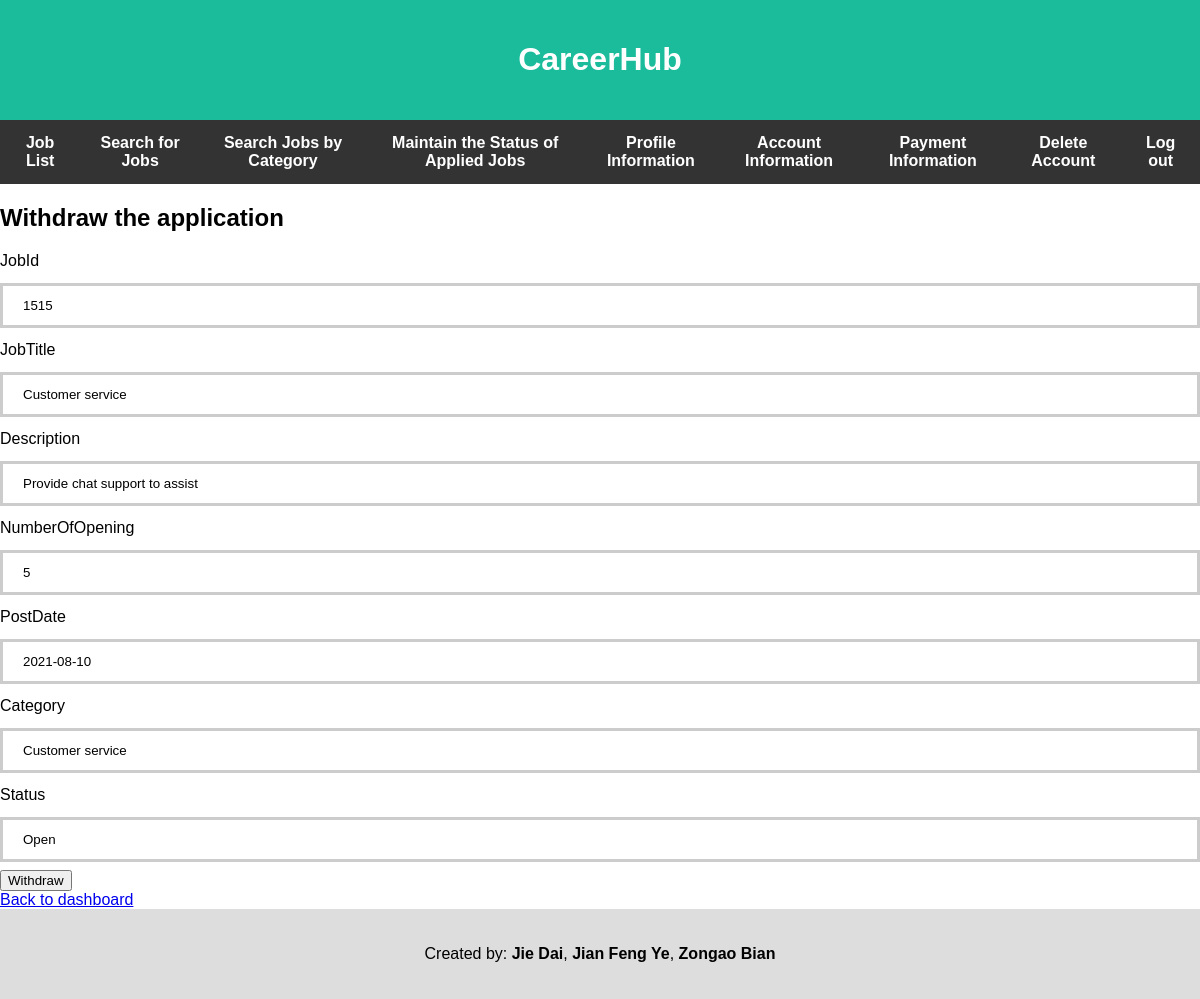
Screenshot of /applicant/applicantWithdraw.php?id=1515 (signed in) with the database file from the repository.
### tables this page shows
CREATE TABLE Job
(
    jobId           INT(10) UNSIGNED AUTO_INCREMENT PRIMARY KEY,
    jobTitle        VARCHAR(30)     NOT NULL,
    description     VARCHAR(50)     NOT NULL,
    numberOfOpening INT(3) UNSIGNED NOT NULL,
    postDate        DATE            NOT NULL,
    category        VARCHAR(30)     NOT NULL,
    status          VARCHAR(30)     NOT NULL DEFAULT 'Open'
);

### common.php (called while the page is built, shortened)
<?php
function escape($html) {
    return htmlspecialchars($html, ENT_QUOTES|ENT_SUBSTITUTE, "UTF-8");
}

### applicant/applicantWithdraw.php (the view, shortened to what this page needs)
<?php
require "../common.php";
require "../config.php";
if (isset($_GET['id'])) {
    try {
        $connection = new PDO($dsn, $username, $password, $options);
        $jobId= $_GET['id'];
        $sql = "SELECT * FROM Job WHERE jobId = :id";
        $statement = $connection->prepare($sql);
        $statement->bindValue(':id', $jobId);
        $statement->execute();
        $job = $statement->fetch(PDO::FETCH_ASSOC);
    } catch (PDOException $error) {
        echo $sql."<br>".$error->getMessage();
    }
} else {
    echo "Something went wrong";
    exit;
}
?>
<?php include "../templates/applicantHeader.php"; ?>
    <h2>Withdraw the application</h2>
    <form method="post">
        <?php if($job): ?>
            <?php foreach ($job as $key => $value) : ?>
                <label for="<?php echo $key; ?>"><?php echo ucfirst($key); ?></label>
                <input type="text" name="<?php echo $key; ?>" id="<?php echo $key; ?>" value="<?php echo escape($value); ?>" <?php echo ($key? 'readonly' : null); ?>>
            <?php endforeach; ?>
        <?php endif; ?>
        <input type="submit" name="withdraw" value="Withdraw">
    </form>
<a href="applicantDashboard.php">Back to dashboard</a>
<?php include "../templates/footer.php"; ?>

### css/style.css (style rules this page uses)
label { display: block; margin: 5px 0; }

### templates/applicantHeader.php (style rules this page uses)
* { box-sizing: border-box; }
body { font-family: Arial; margin: 0; }
input[type=text] { width: 100%; padding: 12px 20px; margin: 8px 0; box-sizing: border-box; border: 3px solid #ccc; -webkit-transition: 0.5s; transition: 0.5s; outline: none; }

### rows the page displays
job: jobId "1515", jobTitle "Customer service", description "Provide chat support to assist", numberOfOpening "5", postDate "2021-08-10", category "Customer service", status "Open"

### other values shown
$key "JobId"
$key "JobTitle"
$key "Description"
$key "NumberOfOpening"
$key "PostDate"
$key "Category"
$key "Status"
